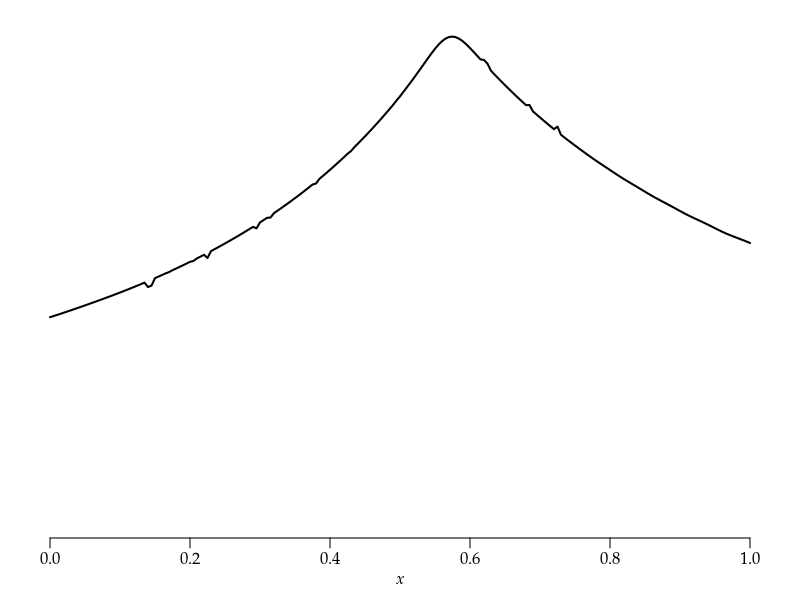

The R source for this figure: (Note: this script raises an error after producing the figure.)
args = commandArgs()
basename = sub(".R$", "", sub("^--file=(.*/)?", "", args[grep("^--file=", args)]))
if (length(basename) != 0)
    pdf(file=paste0(basename, "_tmp.pdf"), colormodel="gray", width=4, height=2)
par(family="Palatino")
par(mgp=c(1.5,0.5,0)) # title and axis margins. default: c(3,1,0)
par(mar=c(3,1,1,1)+0.1) # bottom, left, top, right margins. default: c(5,4,4,2)+0.1

f = function(x,a,b,m,n) {
    t = x * a + (1-x) * b
    t^m * (1-t)^n
}

f1 = function(x,a,m,n) integrate(function(b) f(x,a,b,m,n), 0, a)$value

vf1 = Vectorize(f1)
f2 = function(x,m,n) integrate(function(a) vf1(x,a,m,n), 0, 1)$value
vf2 = Vectorize(f2)
curve(vf2(x,496,372), 0, 1, n=201, lwd=2, ylim=c(0,1.55e-259),
      xlab=expression(italic(x)), ylab="", yaxs="i", axes=FALSE)
axis(1)

dev.off()
embedFonts(paste0(basename, "_tmp.pdf"), outfile=paste0(basename, ".pdf"),
           options="-c \"<</NeverEmbed []>> setdistillerparams\" -f ")
